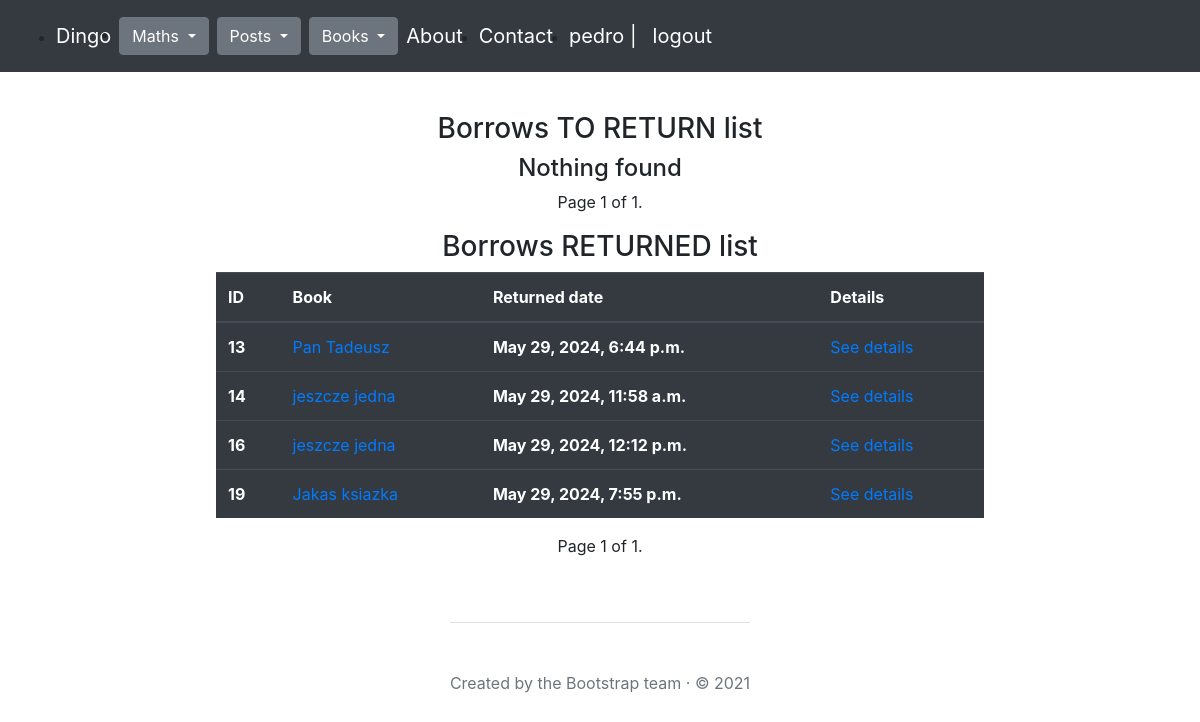
The page /books/borrows/pedro on the database its author committed.
### books/models.py (models this page shows, shortened)
class Borrow(models.Model):
    borrow_date = models.DateTimeField(auto_now_add=True)
    return_date = models.DateTimeField(null=True)
    is_returned = models.BooleanField(default=False)
    comment = models.TextField(null=True)
    book = models.ForeignKey(
        Book,
        on_delete=models.CASCADE,
        null=False,
        blank=False,
        related_name='borrows'
    )
    user = models.ForeignKey(
        User,
        on_delete=models.CASCADE,
        null=False,
        blank=False,
        related_name='borrows',
    )

class Book(models.Model):
    title = models.CharField(max_length=30, unique=True, null=False)
    comment = models.TextField(null=True)
    pages = models.IntegerField(null=True)
    image = models.ImageField(upload_to='photos/%Y/%m/%d', null=True, default='')
    tags = models.ManyToManyField("books.Tag", related_name="books")
    author = models.ForeignKey(
        'books.Author',
        on_delete=models.CASCADE,
        null=False,
        blank=False
    )

### books/views.py (the view)
# urls.py: path('borrows/<str:username>', borrows_list, name="borrows_list"),
def borrows_list(request, username):
    page_number = request.GET.get('page')
    user = get_object_or_404(User, username=username)
    borrows_to_return = Borrow.objects.filter(user=user, is_returned=False)
    paginator = Paginator(borrows_to_return, 5)
    borrows_to_return = paginator.get_page(page_number)
    borrows_returned = Borrow.objects.filter(user=user, is_returned=True)
    paginator = Paginator(borrows_returned, 5)
    borrows_returned = paginator.get_page(page_number)
    return render(
        request=request,
        template_name="books/borrows_list.html",
        context={"borrows_to_return": borrows_to_return,
                 "borrows_returned": borrows_returned,
                 "user": user,
                 }
    )

### books/templates/books/borrows_list.html (shortened to what this page needs)
{% extends "main.html" %}
{% block content %}
<div class="mt-3 d-flex flex-column align-items-center justify-content-center">
    <h3>Borrows TO RETURN list</h3>
    {% if borrows_to_return %}
    <div class="table-responsive">
        <table class="table table-dark">
          <thead>
            <tr>
              <th scope="col">ID</th>
              <th scope="col">Books</th>
              <th scope="col">Borrow date</th>
            </tr>
          </thead>
          <tbody>
            {% for borrow in borrows_to_return %}
            <tr>
                <th scope="row">{{ borrow.id }}</th>
                <td><a href="{% url 'books:borrow_details' borrow.id %}">{{ borrow.book.title }}</a></td>
                <th scope="row">{{ borrow.borrow_date }}</th>
                <td><a href="{% url 'books:borrow_details' borrow.id %}"> See details </a></td>
              </tr>
            {% endfor %}
          </tbody>
        </table>
      </div>
    {% else %}
        <h4>Nothing found</h4>
    {% endif %}
    <div class="pagination">
        <span class="step-links">
            <span class="current">
                Page {{ borrows_to_return.number }} of {{ borrows_to_return.paginator.num_pages }}.
            </span>
        </span>
    </div>
</div>
<div class="mt-3 d-flex flex-column align-items-center justify-content-center">
  <h3>Borrows RETURNED list</h3>
  {% if borrows_returned %}
  <div class="table-responsive">
      <table class="table table-dark">
        <thead>
          <tr>
            <th scope="col">ID</th>
            <th scope="col">Book</th>
            <th scope="col">Returned date</th>
            <th scope="col">Details</th>
          </tr>
        </thead>
        <tbody>
          {% for borrow in borrows_returned %}
          <tr>
              <th scope="row">{{ borrow.id }}</th>
              <td><a href="{% url 'books:book_details' borrow.book.id %}">{{ borrow.book.title }}</a></td>
              <th scope="row">{{ borrow.return_date }}</th>
              <td><a href="{% url 'books:borrow_details' borrow.id %}"> See details </a></td>
            </tr>
          {% endfor %}
        </tbody>
      </table>
    </div>
  {% else %}
      <h4>Nothing found</h4>
  {% endif %}
  <div class="pagination">
      <span class="step-links">
          <span class="current">
              Page {{ borrows_returned.number }} of {{ borrows_returned.paginator.num_pages }}.
          </span>
      </span>
  </div>
</div>
{% endblock %}

### templates/main.html (shortened to what this page needs)
{% load bootstrap4 %}
<!doctype html>
<html lang="en">
<head>
    <link rel="stylesheet" href="https://stackpath.bootstrapcdn.com/bootstrap/4.5.0/css/bootstrap.min.css">
    {% load static %}
    <link rel="stylesheet" type="text/css" href="{% static 'maths/css/style.css' %}">
</head>
<body>
    <div class="col-lg-8 mx-auto p-3 py-md-5">
        <nav class="navbar navbar-expand-md navbar-dark bg-dark fixed-top py-0 d-flex flex-row justify-content-between align-items-center">
            <div class="collapse navbar-collapse d-flex flex-row align-items-end justify-content-start mt-3" id="navbarsExampleDefault">
                <ul class="d-flex flex-row align-items-center justify-content-center">
                    <li><a class="navbar-brand mr-2" href="/greetings">Dingo</a></li>
                    <li>
                        <div class="btn-group mr-2">
                            <button type="button" class="btn btn-secondary dropdown-toggle" data-toggle="dropdown" aria-haspopup="true" aria-expanded="false">
                                Maths
                            </button>
                        </div>
                    </li>
                    <li>
                        <div class="btn-group mr-2">
                            <button type="button" class="btn btn-secondary dropdown-toggle" data-toggle="dropdown" aria-haspopup="true" aria-expanded="false">
                                Posts
                            </button>
                        </div>
                    </li>
                    <li>
                        <div class="btn-group mr-2">
                            <button type="button" class="btn btn-secondary dropdown-toggle" data-toggle="dropdown" aria-haspopup="true" aria-expanded="false">
                                Books
                            </button>
                        </div>
                    </li>
                    <li><a class="navbar-brand" href="/greetings/about/">About</a></li>
                    <li><a class="navbar-brand" href="/greetings/contact/">Contact</a></li>
                    <li>
                        {% if user.is_authenticated %}
                            <a class="navbar-brand">
                                {{ user.username }} | <a class="navbar-brand" href="{% url 'logout' %}">logout</a>
                            </a>
                        {% else %}
                           <a class="navbar-brand" href="{% url 'login' %}">login</a>
                        {% endif %}
                    </li>
                </ul>
            </div>
        </nav>
        <main>
            <div id="content" class="mt-5">
                {% block content %}{% endblock %}
            </div>
        </main>
        <div class="mt-3 d-flex flex-column align-items-center justify-content-center">
            <footer class="pt-5 my-5 text-muted border-top">
                Created by the Bootstrap team &middot; &copy; 2021
            </footer>
        </div>
    </div>
</body>
</html>

### rows shown on the page
Borrow: id "13", book "Pan Tadeusz", return_date "May 29, 2024, 6:44 p.m."
Borrow: id "14", book "jeszcze jedna", return_date "May 29, 2024, 11:58 a.m."
Borrow: id "16", book "jeszcze jedna", return_date "May 29, 2024, 12:12 p.m."
Borrow: id "19", book "Jakas ksiazka", return_date "May 29, 2024, 7:55 p.m."

### other values the page prints
{{ user.username }} "pedro"
{{ borrows_to_return.number }} "1"
{{ borrows_to_return.paginator.num_pages }} "1"
{{ borrows_returned.number }} "1"
{{ borrows_returned.paginator.num_pages }} "1"
